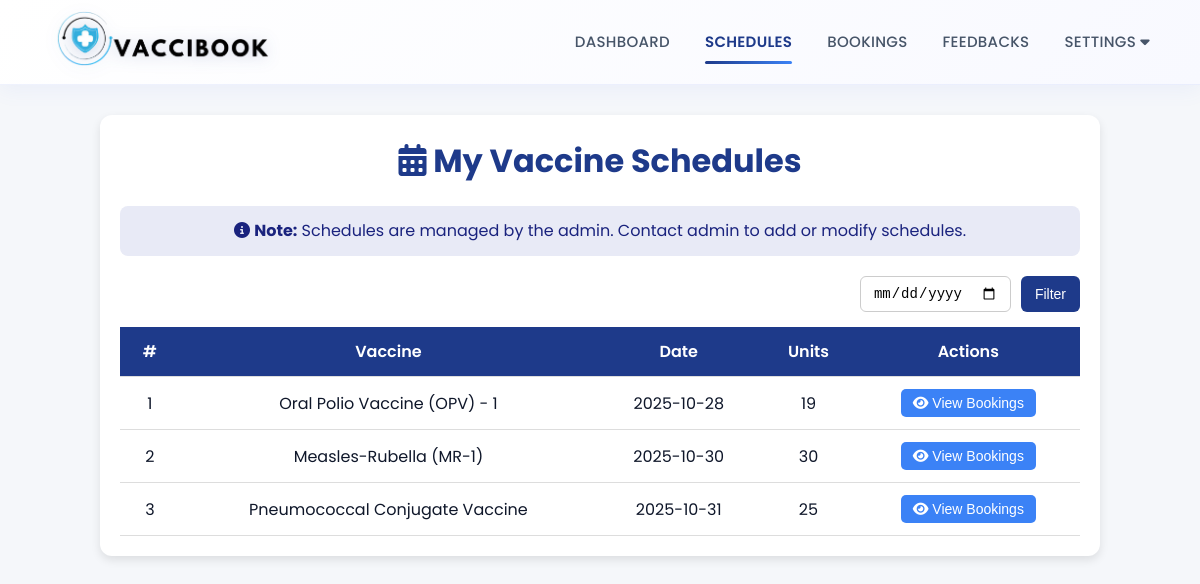
The page /healthcentre/schedule.php (signed in) on the database its author committed.
### tables this page shows
CREATE TABLE IF NOT EXISTS `schedule` (
  `sid` int NOT NULL AUTO_INCREMENT,
  `vid` int NOT NULL,
  `hid` int NOT NULL,
  `date` date NOT NULL,
  `units` int NOT NULL,
  PRIMARY KEY (`sid`)
);

CREATE TABLE IF NOT EXISTS `vaccine` (
  `vid` int NOT NULL AUTO_INCREMENT,
  `vname` varchar(70) NOT NULL,
  `vimage` varchar(150) NOT NULL,
  `period` varchar(20) NOT NULL,
  PRIMARY KEY (`vid`)
);

### classes/DataAccess.class.php (called while the page is built, shortened)
<?php
class DataAccess
{
	private $_con,$_query,$_errors;
	public function __construct()
	{
		if(!$this->_con=mysqli_connect(DB_HOST,DB_USER,DB_PASSWORD,DB_NAME))
		{
			die("connection Error");
		}
		$this->_errors ="";
	}
	public function getData($fields,$table,$condition = "1")
	{
		if(!$this->_checkTable($table))
		{
			$this->_errors.="$table not Present";
			return false;
		}
		$this->_query = "select ";
		if(is_array($fields))
		{
			if($this->_checkFieldsIndexed($fields,$table))
			{
				$this->_query.=implode(",",$fields);
			}
			else
			{
				return false;
			}
		}
		else if(gettype($fields) == "string")
		{
			if($fields == "*")
			{
				$this->_query.="*";
			}
			else if($this->_checkFieldsIndexed(array($fields),$table))
			{
				$this->_query.=$fields;
			}
			else
			{
				return false;
			}
		}
		else
		{
			$this->_errors.=" Invalid scheme type";
			return false;
		}
		$this->_query.=" from $table where $condition";
		$resref=mysqli_query($this->_con,$this->_query);
		$dataArr = array();
		if(mysqli_num_rows($resref))
		{
			while($rows = mysqli_fetch_assoc($resref))
			{
				$dataArr[] = $rows;
			}
		}
		return $dataArr;
	}
	private function _checkTable($table)
	{
		$q="show tables";
		$resref = mysqli_query($this->_con,$q);
		if(mysqli_num_rows($resref))
		{
			while($row=mysqli_fetch_array($resref))
			{
				if($row[0]==$table)
				{
					return true;
				}
			}
		}
		return false;
	}
	private function _checkFieldsIndexed($data,$table)
	{
		if($this->_checkTable($table))
		{
			$fieldArr=array();
			$q="describe $table";
			$resref = mysqli_query($this->_con,$q);
			while($row=mysqli_fetch_assoc($resref))
			{
				$fieldArr[] = $row["Field"];
			}
			$flag = true;
			return $flag;
		}
		return 0;
	}
}
?>

### healthcentre/schedule.php (the view, shortened to what this page needs)
<?php
$dao = new DataAccess();
$healthcentre = $_SESSION['healthcentre'];
$hid = $healthcentre['hid'] ?? 0;
$schedules = [];
if ($hid > 0) {
    $schedules = $dao->getData('*', 'schedule', "hid = $hid");
}
?>
<?php include('header.php'); ?>
<!DOCTYPE html>
<html lang="en">
<head>
    <link rel="stylesheet" href="https://cdnjs.cloudflare.com/ajax/libs/font-awesome/6.4.0/css/all.min.css">
</head>
<body>
<div class="schedule-container">
    <h1><i class="fa-solid fa-calendar-days"></i> My Vaccine Schedules</h1>
    <div style="background: #e8eaf6; padding: 12px; border-radius: 8px; margin-bottom: 20px; text-align: center; color: #1a237e;">
        <i class="fa-solid fa-info-circle"></i> <strong>Note:</strong> Schedules are managed by the admin. Contact admin to add or modify schedules.
    </div>
    <div class="filter-container">
        <input type="date" id="filterDate">
        <button onclick="filterByDate()">Filter</button>
    </div>
    <?php if (!empty($schedules)): ?>
        <table id="scheduleTable">
            <thead>
                <tr>
                    <th>#</th>
                    <th>Vaccine</th>
                    <th>Date</th>
                    <th>Units</th>
                    <th>Actions</th>
                </tr>
            </thead>
            <tbody>
                <?php
                $count = 1;
                foreach ($schedules as $schedule):
                    $vaccine = $dao->getData('vname', 'vaccine', "vid = {$schedule['vid']}");
                    $vaccineName = $vaccine[0]['vname'] ?? 'Unknown';
                ?>
                    <tr>
                        <td><?= $count++; ?></td>
                        <td><?= htmlspecialchars($vaccineName); ?></td>
                        <td><?= htmlspecialchars($schedule['date']); ?></td>
                        <td><?= htmlspecialchars($schedule['units']); ?></td>
                        <td>
                            <a href="viewbookings.php?id=<?= $schedule['sid']; ?>">
                                <button class="view-btn"><i class="fa-solid fa-eye"></i> View Bookings</button>
                            </a>
                        </td>
                    </tr>
                <?php endforeach; ?>
            </tbody>
        </table>
    <?php else: ?>
        <div class="no-data">
            <i class="fa-solid fa-circle-exclamation"></i> No schedules available for your health centre.
        </div>
    <?php endif; ?>
</div>
</body>
</html>

### healthcentre/assets/css/modern-theme.css (style rules this page uses)
:root { --primary-gradient: linear-gradient(135deg, #1e3a8a 0%, #3b82f6 100%); --secondary-gradient: linear-gradient(135deg, #0ea5e9 0%, #06b6d4 100%); --blue-gradient: linear-gradient(135deg, #3b82f6 0%, #06b6d4 100%); --light-blue-gradient: linear-gradient(135deg, #dbeafe 0%, #e0f2fe 100%); --accent-gradient: linear-gradient(135deg, #60a5fa 0%, #38bdf8 100%); --primary-color: #1e3a8a; --secondary-color: #3b82f6; --accent-color: #06b6d4; --text-dark: #2d3748; --text-light: #718096; --bg-light: #f7fafc; --card-bg: #ffffff; --shadow-sm: 0 2px 8px rgba(0, 0, 0, 0.05); --shadow-md: 0 4px 16px rgba(0, 0, 0, 0.08); --shadow-lg: 0 8px 24px rgba(0, 0, 0, 0.12); --shadow-xl: 0 12px 32px rgba(0, 0, 0, 0.15); --radius-sm: 8px; --radius-md: 12px; --radius-lg: 16px; --radius-xl: 20px; }
* { box-sizing: border-box; }
body { font-family: 'Poppins', 'Segoe UI', Tahoma, Geneva, Verdana, sans-serif; background: linear-gradient(135deg, #f5f7fa 0%, #c3cfe2 100%); background-attachment: fixed; color: var(--text-dark); line-height: 1.6; }
html { scroll-behavior: smooth; }

### healthcentre/header.php (style rules this page uses)
* { margin: 0; padding: 0; box-sizing: border-box; }
body { font-family: 'Poppins', sans-serif; background: linear-gradient(135deg, #f5f7fa 0%, #e8eef5 100%); background-attachment: fixed; color: #0f172a; }

### healthcentre/schedule.php (style rules this page uses)
body { font-family: 'Poppins', sans-serif; margin: 0; padding: 0px; background: #f5f7fa; }
h1 { text-align: center; color: #1e3a8a; margin-bottom: 20px; font-size: 2rem; }
.schedule-container { max-width: 1000px; margin: 30px auto; background: white; padding: 20px; border-radius: 12px; box-shadow: 0 4px 10px rgba(0,0,0,0.1); }
.filter-container { display: flex; justify-content: flex-end; margin-bottom: 15px; gap: 10px; }
.filter-container input[type="date"] { padding: 8px 12px; border: 1px solid #ccc; border-radius: 6px; font-size: 14px; }
.filter-container button { background: #1e3a8a; color: white; border: none; padding: 8px 14px; border-radius: 6px; font-size: 14px; cursor: pointer; transition: 0.3s; }
table { width: 100%; border-collapse: collapse; margin-top: 10px; }
th, td { padding: 12px 15px; text-align: center; border-bottom: 1px solid #ddd; }
th { background: #1e3a8a; color: white; font-weight: 600; }
.view-btn { padding: 6px 12px; background: #3b82f6; color: white; border: none; border-radius: 5px; font-size: 14px; cursor: pointer; transition: 0.3s ease; }

### rows shown on the page
schedule: vid.vname "Oral Polio Vaccine (OPV) - 1", date "2025-10-28", units "19"
schedule: vid.vname "Measles-Rubella (MR-1)", date "2025-10-30", units "30"
schedule: vid.vname "Pneumococcal Conjugate Vaccine", date "2025-10-31", units "25"
